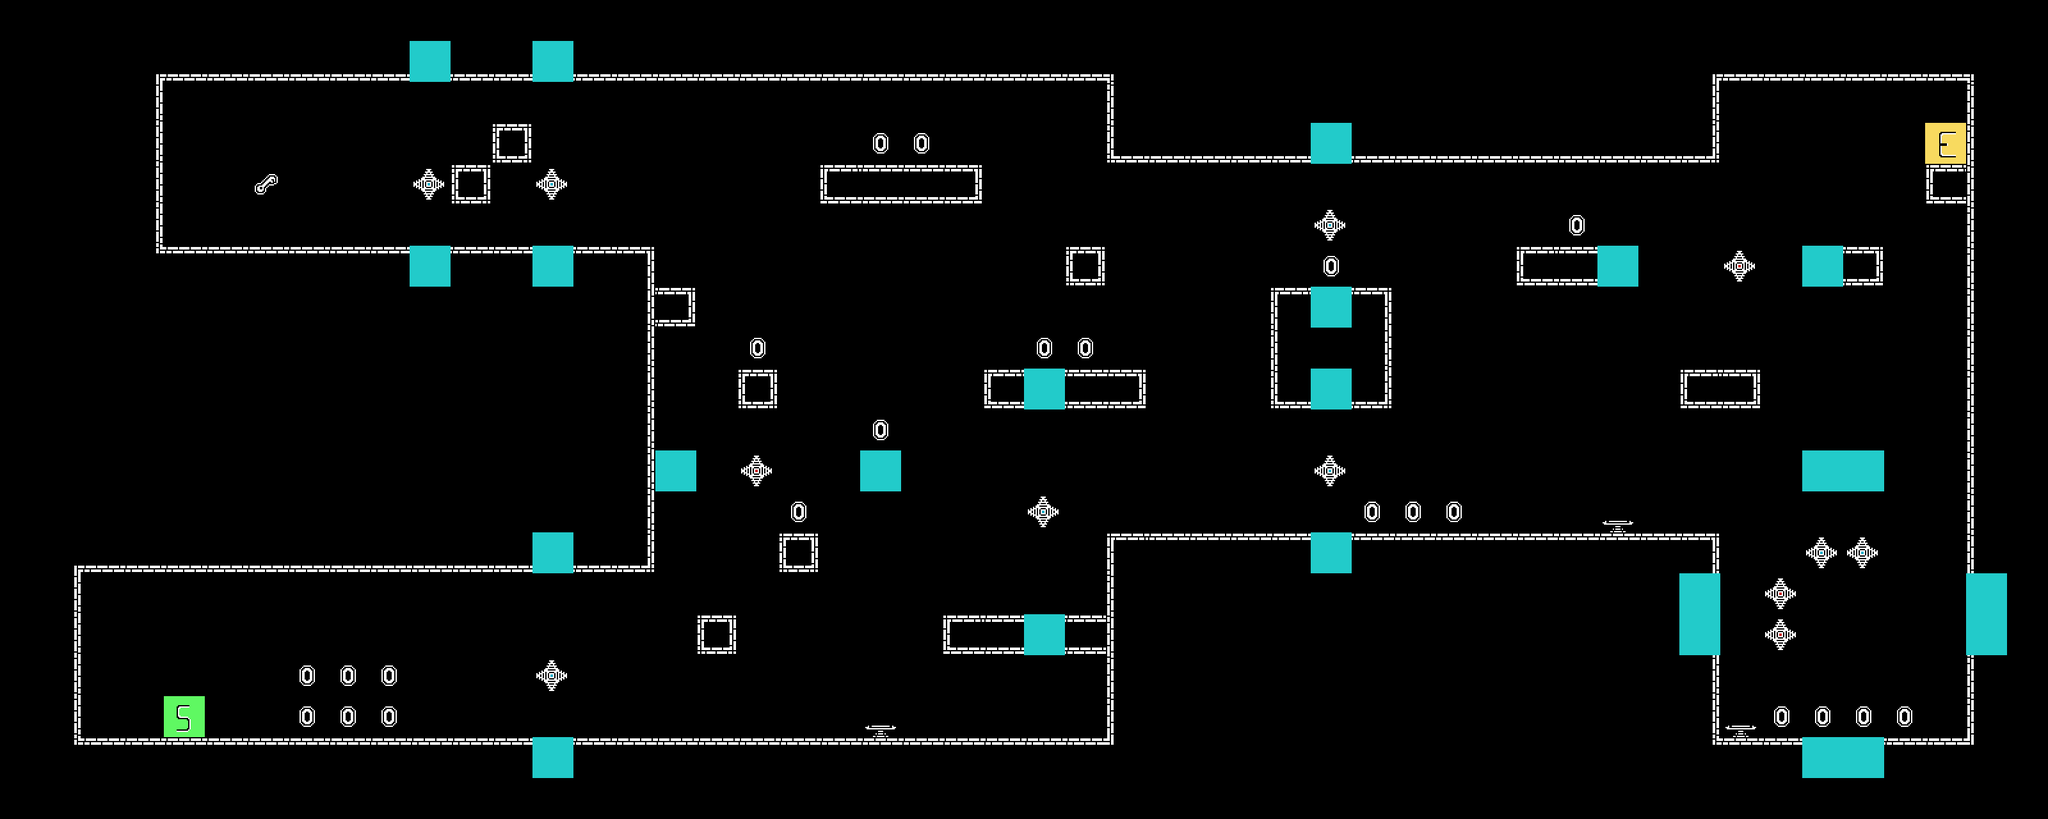

This is a level from a 2D game, rendered from its Tiled map with the project's own tilesets. A one-line summary and the map file follow, with tile-layer data summarised:
An orthogonal 50x20 tile map with 64x64 px tiles, 8 tile layers (terrain, jump_pads, constraints, torches, ...), 7 tilesets.

<map version="1.5" tiledversion="1.7.2" orientation="orthogonal" renderorder="right-down" width="50" height="20" tilewidth="64" tileheight="64" infinite="0" nextlayerid="9" nextobjectid="1">
 <editorsettings>
  <export target="../0/level_0.csv" format="csv" />
 </editorsettings>
 <tileset firstgid="1" source="../tilesets/terrain_tiles.tsx" />
 <tileset firstgid="22" source="../tilesets/coin_tile.tsx" />
 <tileset firstgid="23" source="../tilesets/player_tiles.tsx" />
 <tileset firstgid="25" source="../tilesets/spike_setup.tsx" />
 <tileset firstgid="28" source="../tilesets/key_setup.tsx" />
 <tileset firstgid="29" source="../tilesets/torche_setup.tsx" />
 <tileset firstgid="30" source="../tilesets/pad_setup.tsx" />
 <layer id="1" name="terrain" width="50" height="20">
  <data>[1000 cells, 529 non-empty, 17 distinct tile ids]</data>
 </layer>
 <layer id="8" name="jump_pads" width="50" height="20">
  <data>[1000 cells, 3 non-empty, 1 distinct tile ids]</data>
 </layer>
 <layer id="5" name="constraints" width="50" height="20">
  <data>[1000 cells, 24 non-empty, 1 distinct tile ids]</data>
 </layer>
 <layer id="7" name="torches" width="50" height="20">
  <data>[1000 cells, 0 non-empty, 0 distinct tile ids]</data>
 </layer>
 <layer id="4" name="spikes" width="50" height="20">
  <data>[1000 cells, 12 non-empty, 2 distinct tile ids]</data>
 </layer>
 <layer id="6" name="keys" width="50" height="20">
  <data>[1000 cells, 1 non-empty, 1 distinct tile ids]</data>
 </layer>
 <layer id="2" name="coins" width="50" height="20">
  <data>[1000 cells, 22 non-empty, 1 distinct tile ids]</data>
 </layer>
 <layer id="3" name="player" width="50" height="20">
  <data>[1000 cells, 2 non-empty, 2 distinct tile ids]</data>
 </layer>
</map>
